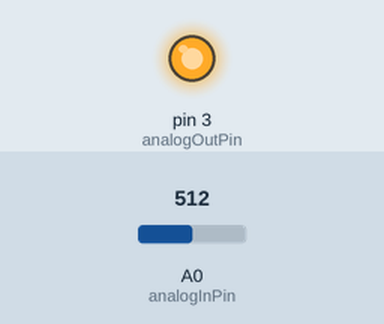
This sketch was run on a simulated Arduino Uno, built with avr-gcc and run on an emulated ATmega328P. Parts: output pins drawn as LEDs (lit = HIGH). The inputs (shaded band) are chosen by the test bench; at power-on: A0 (analogInPin) = 512. What the sketch prints to the serial monitor is not drawn.

Above: at 0.1 s.
At 2.0 s:
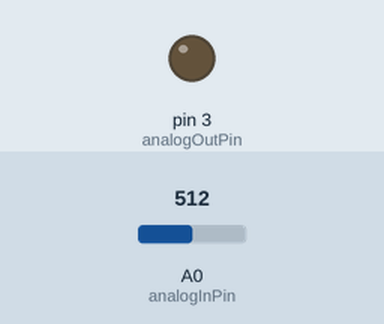
2.1 s: A0 (analogInPin) set to 122
4.4 s: A0 (analogInPin) set to 1014
5.9 s: A0 (analogInPin) set to 1023
Timing chart, 0 to 8.9 s (numbered marks = the images above; inputs shaded):
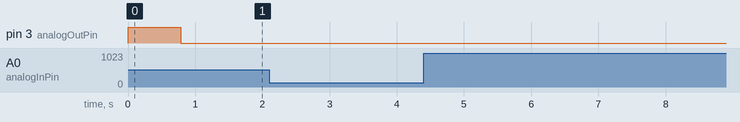

The sketch:

ProjetoSCDTR.ino
```cpp
#include <math.h>

const int analogInPin = A0; // Analog input pin that the potentiometer is attached to
const int analogOutPin = 3; // Analog output pin that the LED is attached to
int sensorValue = 0, outputValue = 0;
double vcc = 5, lux = 0, G = 0, u = 0, volt = 0;
double e_ant = 0, y_ant = 0, i_ant = 0, time = 0;

double Simulator(double U, double t, double vi){
  double lux_ = 0, tau = 0, R = 0, V = 0, vf = 0, theta = 0;
  lux_ = U*G;
  R = pow(10, -0.66*(log10(lux_)) + 1.903);
  tau = (pow(10,-6)*(R*10))/(R + 10);
  vf = (vcc*10)/(10+R);
  theta = 5000;
  V = vf - (vf - vi)*exp((-1)*((micros() - t - theta)*pow(10,-6))/(tau*pow(10,3)));
  return VoltToLux(V);
}

double VoltToLux(double v){
  double R_ldr = 0;

  R_ldr = 10*(vcc - v)/v;
  return pow(10, (log10(R_ldr) - 1.903)/(-0.66));
}


double calibrateGain(){
  int j = 0;
  double gain = 0;

  analogWrite(analogOutPin, 255);
  delay(100);

  while(j != 400){
    sensorValue = analogRead(analogInPin);
    volt = (sensorValue*vcc)/1023;
    gain += VoltToLux(volt);
    j++;
    delay(1);
  }
  return gain/400;
}


void PID(double ref, double y){
  double u_ff = 0, u_fb = 0, e = 0;
  double k1 = 0.01, k2 = 0.0008; //0.01,0.01
  double p = 0, i = 0, dist = 0;

  if(y > ref) dist = y - ref;

  //feedforward term
  u_ff = (ref - dist)/G;


  //feedback term (implemented as a PID)
  e = ref - y;
  p = k1*e;
  i = i_ant + k2*(e + e_ant);
  u_fb = p + i;
  u = u_ff + u_fb;


  //anti-windup term
  if(u > 1)
  {
    i = 1 - u_ff - p;
    u = 1;
  }
  else if (u < 0){
    i = -u_ff - p;
    u = 0;
  }

  y_ant = y;
  i_ant = i;
  e_ant = e;

  outputValue = (u*255);
  analogWrite(analogOutPin, outputValue);
}

void setup() {
  // put your setup code here, to run once:
  Serial.begin(38400);
  TCCR1B = TCCR1B & B11111000 | B00000010;
  G = calibrateGain(); //calculates the gain when the system starts
  analogWrite(analogOutPin, 0);
  delay(100);
}

void loop() {
  // put your main code here, to run repeatedly:
  double ref1 = 90.0, ref2 = 10.0, ref = 0, pred = 0, vi = 0;

  /*int i = 0, j = 0;

  for(j = 0; j < 11; j++)
  {
    i = 0;
    time = micros();
    sensorValue = analogRead(analogInPin);
    vi = (sensorValue*vcc)/1023;
    while(i < 600){
      analogWrite(analogOutPin, j*255/10);
      sensorValue = analogRead(analogInPin);
      volt = (sensorValue*vcc)/1023;
      lux = VoltToLux(volt);
      pred = Simulator(j/(double)10, time, vi);
      Serial.print(j*10);
      Serial.print("\t S: ");
      Serial.print(pred);
      Serial.print("\t R: ");
      Serial.print(lux);
      Serial.print("\n");
      i++;
    }

    i = 0;
    time = micros();
    sensorValue = analogRead(analogInPin);
    vi = (sensorValue*vcc)/1023;

    while(i < 600){
      analogWrite(analogOutPin, 0);
      sensorValue = analogRead(analogInPin);
      volt = (sensorValue*vcc)/1023;
      lux = VoltToLux(volt);
      pred = Simulator(0, time,vi);
      Serial.print(0);
      Serial.print("\t S: ");
      Serial.print(pred);
      Serial.print("\t R: ");
      Serial.print(lux);
      Serial.print("\n");
      i++;
    }
  }*/

  sensorValue = analogRead(analogInPin);
  volt = (sensorValue*vcc)/1023;
  lux = VoltToLux(volt);
  PID(ref, lux);
  Serial.println(lux);
}
```
